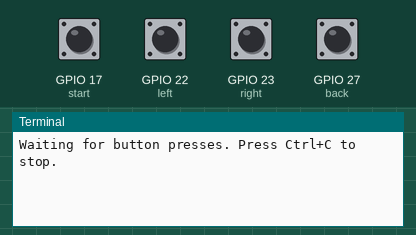
This program was run on a simulated Raspberry Pi (BCM pin numbers). Shown: the last lines printed to the terminal. The inputs (shaded band) are chosen by the test bench; at power-on: GPIO 17 (start), GPIO 22 (left), GPIO 23 (right), GPIO 27 (back) HIGH.

Above: at 1.2 s.
1.3 s: GPIO 17 (start) pulled LOW for 0.15 s
At 2.4 s:
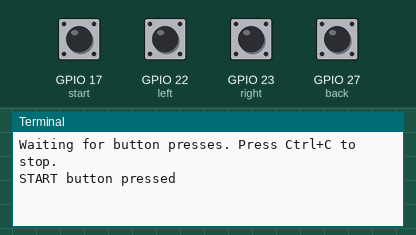
2.9 s: GPIO 22 (left) pulled LOW for 0.15 s
At 3.6 s:
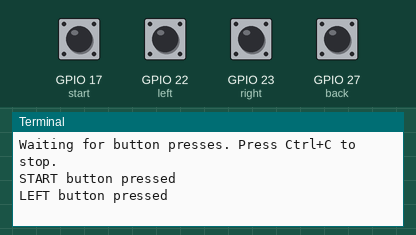
4.5 s: GPIO 23 (right) pulled LOW for 0.15 s
At 4.8 s:
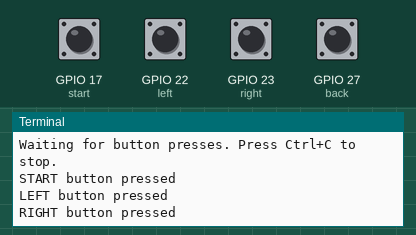
6.1 s: GPIO 27 (back) pulled LOW for 0.15 s
At 7.2 s:
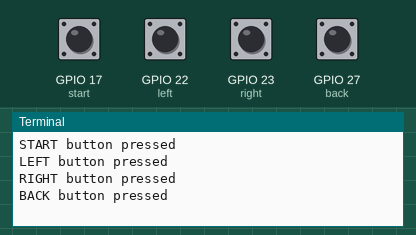

The program:

gpio_pins.py
```python
import RPi.GPIO as GPIO
import time

# Define button pin mapping
BUTTON_PINS = {
    "start": 17,
    "back": 27,
    "left": 22,
    "right": 23
}

# Setup GPIO
GPIO.setmode(GPIO.BCM)

for pin in BUTTON_PINS.values():
    GPIO.setup(pin, GPIO.IN, pull_up_down=GPIO.PUD_UP)

print("Waiting for button presses. Press Ctrl+C to stop.")

try:
    while True:
        for name, pin in BUTTON_PINS.items():
            if GPIO.input(pin) == GPIO.LOW:
                print(f"{name.upper()} button pressed")
                time.sleep(0.2)  # debounce
except KeyboardInterrupt:
    print("Exiting program...")
finally:
    GPIO.cleanup()
```

Measured:
- after the input at 1.3 s, the terminal: prints a new line at once (image 1)
- after the input at 2.9 s, the terminal: prints a new line at once (image 2)
- after the input at 4.5 s, the terminal: prints a new line at once (image 3)
- after the input at 6.1 s, the terminal: prints a new line at once (image 4)
